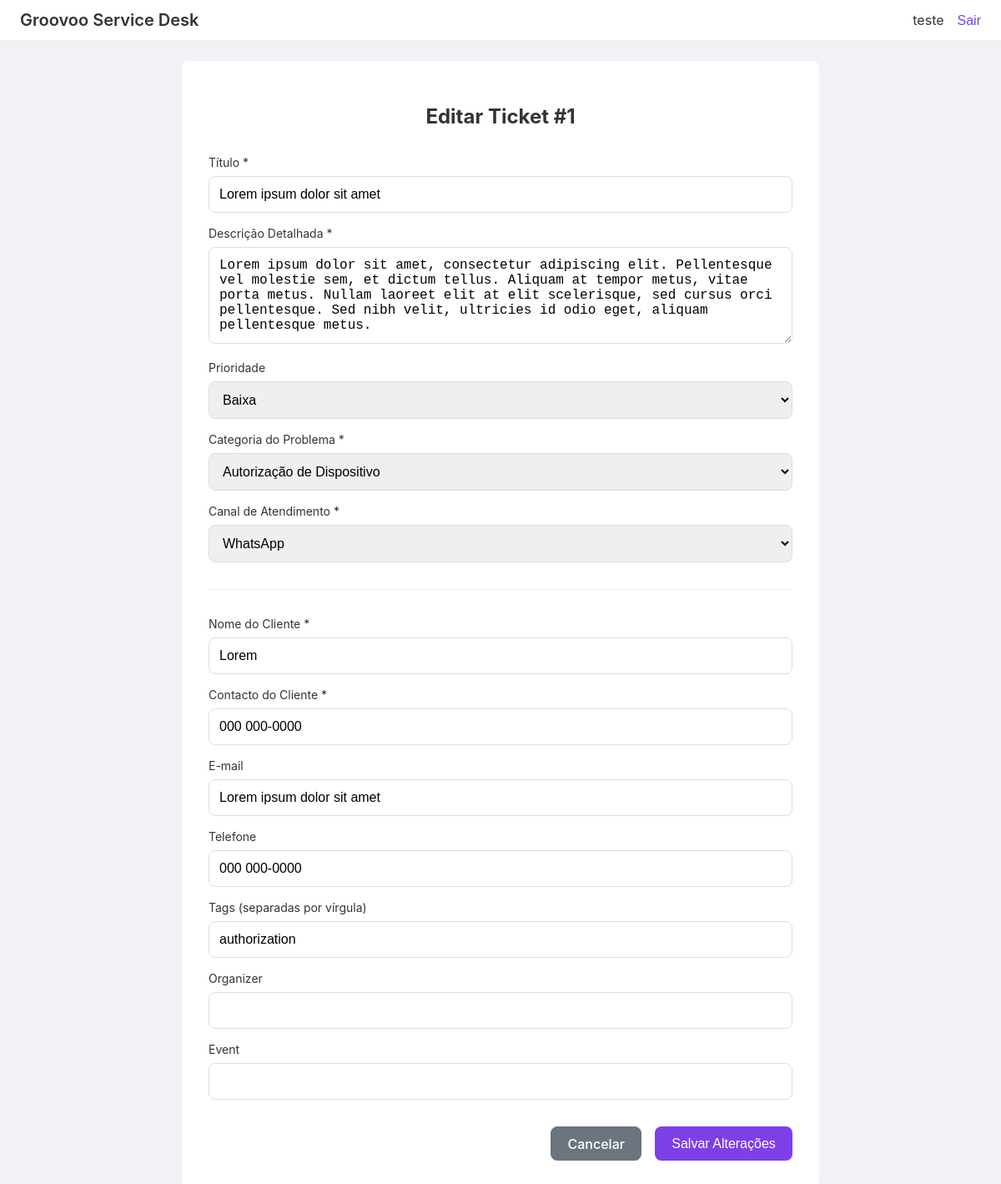
/tickets/1/edit (signed in), run on the app's committed database.
### app.py (models this page shows, shortened)
class User(UserMixin, db.Model):
    id = db.Column(db.Integer, primary_key=True)
    username = db.Column(db.String(80), unique=True, nullable=False)
    password_hash = db.Column(db.String(128), nullable=False)
    tickets = db.relationship('Ticket', backref='assignee', lazy=True)
    comments = db.relationship('Comment', backref='author', lazy=True)

class Ticket(db.Model):
    id = db.Column(db.Integer, primary_key=True)
    title = db.Column(db.String(200), nullable=False, default='Ticket sem título')
    priority = db.Column(db.String(20), nullable=False, default='Low')
    tags = db.Column(db.String(200), nullable=True)
    organizer = db.Column(db.String(120), nullable=True)
    event = db.Column(db.String(120), nullable=True)
    email = db.Column(db.String(120), nullable=True)
    telefone = db.Column(db.String(50), nullable=True)
    client_name = db.Column(db.String(120), nullable=False)
    client_contact = db.Column(db.String(120), nullable=False)
    description = db.Column(db.Text, nullable=False)
    channel = db.Column(db.String(50), nullable=False)
    category = db.Column(db.String(50), nullable=False)
    status = db.Column(db.String(20), nullable=False, default='Aberto')
    created_at = db.Column(db.DateTime, default=datetime.utcnow)
    assignee_id = db.Column(db.Integer, db.ForeignKey('user.id'), nullable=False)
    attachments = db.relationship('Attachment', backref='ticket', lazy=True)
    comments = db.relationship('Comment', backref='ticket', lazy=True)

### app.py (the view, shortened to what this page needs)
@app.route('/tickets/<int:ticket_id>/edit', methods=['GET', 'POST'])
@login_required
def edit_ticket(ticket_id: int):
    ticket = Ticket.query.get_or_404(ticket_id)
    if ticket.assignee_id != current_user.id:
        abort(403) # Apenas o dono do ticket pode editar
    return render_template('edit_ticket.html', ticket=ticket)

### app.py (called while the page is built)
@login_manager.user_loader
def load_user(user_id: str):
    return User.query.get(int(user_id))

### templates/edit_ticket.html (shortened to what this page needs)
{% extends 'base.html' %}
{% block content %}
<div class="ticket-detail-card" style="max-width: 700px; margin: 0 auto;">
  <h2 style="text-align: center; margin-bottom: 2rem;">Editar Ticket #{{ ticket.id }}</h2>
  <form method="post" novalidate>
    <div class="form-group">
      <label for="title">Título *</label>
      <input type="text" id="title" name="title" required value="{{ ticket.title }}">
    </div>
    <div class="form-group">
      <label for="description">Descrição Detalhada *</label>
      <textarea id="description" name="description" required rows="5">{{ ticket.description }}</textarea>
    </div>
    <div class="form-group">
      <label for="priority">Prioridade</label>
      <select id="priority" name="priority">
          <option value="Low" {% if ticket.priority == 'Low' %}selected{% endif %}>Baixa</option>
      </select>
    </div>
    <div class="form-group">
      <label for="category">Categoria do Problema *</label>
      <select id="category" name="category" required>
          <option value="Autorização de Dispositivo" {% if ticket.category == 'Autorização de Dispositivo' %}selected{% endif %}>Autorização de Dispositivo</option>
      </select>
    </div>
    <div class="form-group">
      <label for="channel">Canal de Atendimento *</label>
      <select id="channel" name="channel" required>
          <option value="WhatsApp" {% if ticket.channel == 'WhatsApp' %}selected{% endif %}>WhatsApp</option>
      </select>
    </div>
    <hr style="border: none; border-top: 1px solid var(--border-color); margin: 2rem 0;">
    <div class="form-group">
      <label for="client_name">Nome do Cliente *</label>
      <input type="text" id="client_name" name="client_name" required value="{{ ticket.client_name }}">
    </div>
    <div class="form-group">
      <label for="client_contact">Contacto do Cliente *</label>
      <input type="text" id="client_contact" name="client_contact" required value="{{ ticket.client_contact }}">
    </div>
    <div class="form-group">
      <label for="email">E-mail</label>
      <input type="email" id="email" name="email" value="{{ ticket.email or '' }}">
    </div>
    <div class="form-group">
      <label for="telefone">Telefone</label>
      <input type="tel" id="telefone" name="telefone" value="{{ ticket.telefone or '' }}">
    </div>
    <div class="form-group">
      <label for="tags">Tags (separadas por vírgula)</label>
      <input type="text" id="tags" name="tags" value="{{ ticket.tags or '' }}">
    </div>
    <div class="form-group">
      <label for="organizer">Organizer</label>
      <input type="text" id="organizer" name="organizer" value="{{ ticket.organizer or '' }}">
    </div>
    <div class="form-group">
      <label for="event">Event</label>
      <input type="text" id="event" name="event" value="{{ ticket.event or '' }}">
    </div>
    <div style="display: flex; gap: 1rem; justify-content: flex-end; margin-top: 2rem;">
        <a href="{{ url_for('ticket_detail', ticket_id=ticket.id) }}" class="btn btn-secondary">Cancelar</a>
        <button type="submit" class="btn btn-primary">Salvar Alterações</button>
    </div>
  </form>
</div>
{% endblock %}

### templates/base.html (shortened to what this page needs)
<!DOCTYPE html>
<html lang="pt-BR">
<head>
    <link rel="stylesheet" href="{{ url_for('static', filename='css/style.css') }}">
</head>
<body>
    <div class="app-container">
        {% if current_user.is_authenticated %}
        <header class="navbar">
            <div class="brand">Groovoo Service Desk</div>
            <div class="user-info">
                <span>{{ current_user.username }}</span>
                <form action="{{ url_for('logout') }}" method="post" style="display: inline;">
                    <button type="submit" class="btn-link">Sair</button>
                </form>
            </div>
        </header>
        {% endif %}
        <main class="main-content">
            {% block content %}{% endblock %}
        </main>
    </div>
  </body>
</html>

### static/css/style.css (style rules this page uses)
:root { --primary-color: #7d40e7; --background-color: #f0f2f5; --card-bg: #ffffff; --text-color: #333; --muted-text: #6c757d; --border-color: #e9ecef; --radius: 8px; --transition-speed: 0.2s; --priority-low: #28a745; --priority-medium: #ffc107; --priority-high: #dc3545; --status-aberto: #7d40e7; --status-aguardando: #ffc107; --status-resolvido: #28a745; --status-fechado: #6c757d; }
body { margin: 0; background-color: var(--background-color); color: var(--text-color); font-family: -apple-system, BlinkMacSystemFont, "Segoe UI", Roboto, "Helvetica Neue", Arial, sans-serif; }
.main-content { padding: 24px; }
.navbar { display: flex; align-items: center; justify-content: space-between; padding: 12px 24px; background-color: var(--card-bg); border-bottom: 1px solid var(--border-color); }
.navbar .brand { font-size: 20px; font-weight: 600; }
.navbar .user-info { display: flex; align-items: center; gap: 16px; }
.btn { display: inline-block; font-weight: 500; text-align: center; cursor: pointer; border: 1px solid transparent; padding: 0.6rem 1.2rem; font-size: 1rem; border-radius: var(--radius); transition: all var(--transition-speed); text-decoration: none; }
.btn-primary { color: #fff; background-color: var(--primary-color); }
.btn-secondary { color: #fff; background-color: var(--muted-text); border-color: var(--muted-text); }
.btn-link { color: var(--primary-color); background-color: transparent; border: none; padding: 0; font-size: 1rem; font-weight: 500; }
.form-group { margin-bottom: 16px; text-align: left; }
.form-group label { display: block; font-size: 14px; margin-bottom: 8px; }
.form-group input, .form-group textarea, .form-group select { width: 100%; box-sizing: border-box; padding: 12px; border: 1px solid #dcdce6; border-radius: var(--radius); font-size: 1rem; }
.ticket-detail-card { background-color: var(--card-bg); padding: 2rem; border-radius: var(--radius); }

### data on the page
User: username "teste"
Ticket: id "1", title "Lorem ipsum dolor sit amet", description "Lorem ipsum dolor sit amet, consectetur adipiscing elit. Pellentesque vel molestie sem, et dictum tellus. Aliquam at tempor metus, vitae porta metus. Nullam laoreet elit at elit scelerisque, sed cursus orci pellentesque. Sed nibh velit, ultricies id odio eget, aliquam pellentesque metus.", priority "Baixa", category "Autorização de Dispositivo", channel "WhatsApp", client_name "Lorem", client_contact "000 000-0000", email "Lorem ipsum dolor sit amet", telefone "000 000-0000", tags "authorization"
